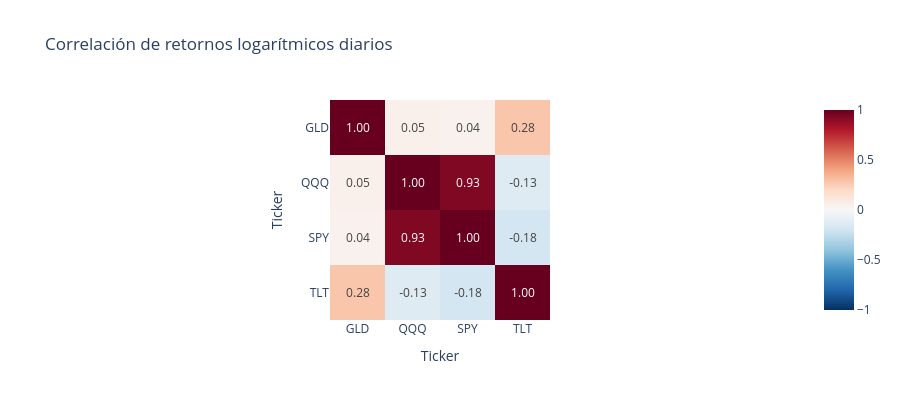

Write notebook code for a chart like this one.
### Markdown cell above
## §5 Matriz de correlaciones

Una cartera diversificada requiere activos con baja correlación. En días normales, SPY y QQQ están fuertemente correlacionados. Sin embargo, en crisis, las correlaciones suelen dispararse (todo cae a la vez), excepto el oro (GLD) o los bonos (TLT), que pueden actuar como refugio.

### Code cell
pivot = df.pivot_table(index="Date", columns="Ticker", values="log_ret")
corr = pivot.corr()

fig = px.imshow(
    corr, text_auto=".2f", color_continuous_scale="RdBu_r",
    title="Correlación de retornos logarítmicos diarios",
    zmin=-1, zmax=1,
)
fig.update_layout(template="plotly_white", height=400)
fig.show()

### Figure 1 — Plotly figure (JSON) as saved in the notebook; plotly's stock layout.template omitted (floating-point values rounded to 4 significant figures)
{"data": [{"coloraxis": "coloraxis", "hovertemplate": "Ticker: %{x}<br>Ticker: %{y}<br>color: %{z}<extra></extra>", "name": "0", "texttemplate": "%{z:.2f}", "type": "heatmap", "x": ["GLD", "QQQ", "SPY", "TLT"], "xaxis": "x", "y": ["GLD", "QQQ", "SPY", "TLT"], "yaxis": "y", "z": [[1.0, 0.0516, 0.04366, 0.2805], [0.0516, 1.0, 0.9338, -0.1315], [0.04366, 0.9338, 1.0, -0.1845], [0.2805, -0.1315, -0.1845, 1.0]]}], "layout": {"coloraxis": {"autocolorscale": false, "cmax": 1, "cmin": -1, "colorscale": [[0, "rgb(5,48,97)"], [0.1, "rgb(33,102,172)"], [0.2, "rgb(67,147,195)"], [0.3, "rgb(146,197,222)"], [0.4, "rgb(209,229,240)"], [0.5, "rgb(247,247,247)"], [0.6, "rgb(253,219,199)"], [0.7, "rgb(244,165,130)"], [0.8, "rgb(214,96,77)"], [0.9, "rgb(178,24,43)"], [1, "rgb(103,0,31)"]]}, "height": 400, "title": {"text": "Correlación de retornos logarítmicos diarios"}, "xaxis": {"anchor": "y", "constrain": "domain", "domain": [0, 1], "scaleanchor": "y", "title": {"text": "Ticker"}}, "yaxis": {"anchor": "x", "autorange": "reversed", "constrain": "domain", "domain": [0, 1], "title": {"text": "Ticker"}}}}
